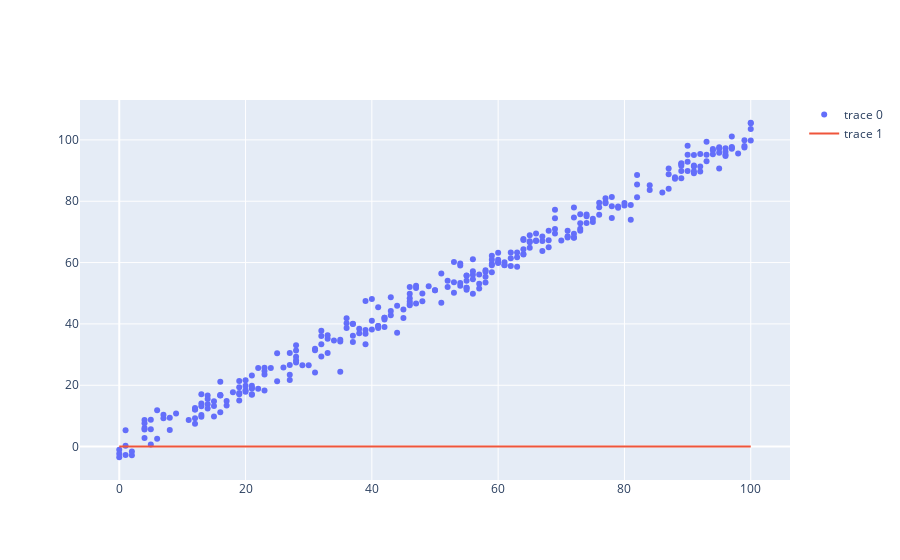

Source (notebook cell):
### Code cell
import plotly.graph_objects as go
#consider now we have a line in the form y = mx+b 
#Note: the max x value is 100
m = 0
b = 0

fig = go.Figure()
fig.add_trace(go.Scatter(x=x_list, y = y_list , mode="markers"))
fig.add_trace(go.Scatter(x=[0,100], y=[b , m*100+b] , mode="lines"))

fig.show()

### Figure 1 — Plotly figure (JSON) as saved in the notebook; plotly's stock layout.template omitted (floating-point values rounded to 4 significant figures; data arrays with more than 128 entries replaced by an {"elided": "..."} marker saying what was removed)
{"data": [{"mode": "markers", "type": "scatter", "x": {"elided": "300 int values"}, "y": {"elided": "300 float values"}}, {"mode": "lines", "type": "scatter", "x": [0, 100], "y": [0, 0]}], "layout": {}}
